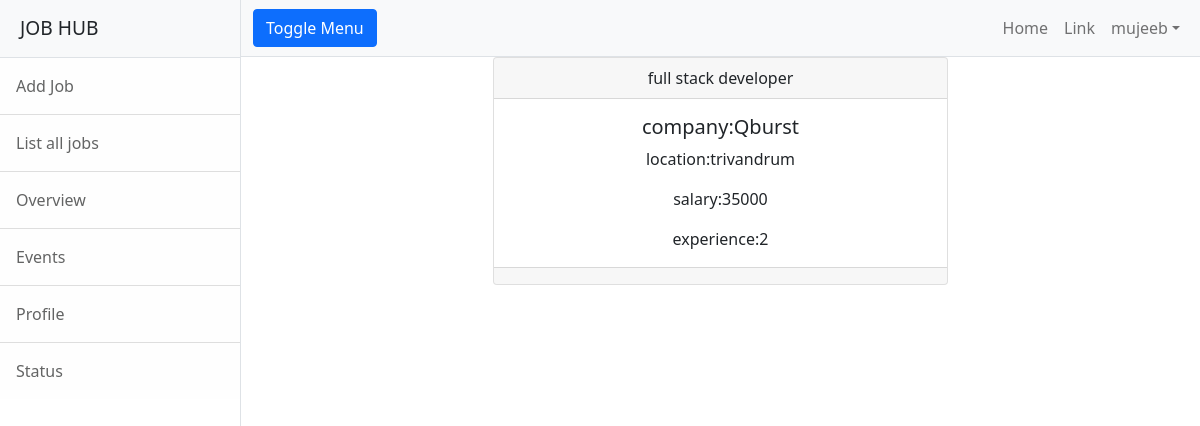
Page /employer/jobs/detail/5 (signed in) on the committed database.
### employer/models.py (models this page shows, shortened)
class Jobs(models.Model):
    job_title=models.CharField(max_length=150)
    company_name=models.CharField(max_length=150)
    location=models.CharField(max_length=100)
    salary=models.PositiveIntegerField(null=True)
    experience=models.PositiveIntegerField(default=0)

### employer/views.py (the view)
# urls.py: path('jobs/detail/<int:id>',views.Jobdetailview.as_view(),name='emp-jobdetail'),
class Jobdetailview(DetailView):
    model = Jobs
    context_object_name = "job"
    template_name = "emp-jobdetail.html"
    pk_url_kwarg = "id"

### employer/templates/emp-jobdetail.html
{%extends 'base.html'%}
{%block body_block%}
<div class="row">
    <div class="col-3"></div>
    <div class="col-6">
        <div class="card text-center">
  <div class="card-header">
      {{job.job_title}}
  </div>
  <div class="card-body">
    <h5 class="card-title">company:{{job.company_name}}</h5>
    <p class="card-text">location:{{job.location}}</p>
      <p class="card-text">salary:{{job.salary}}</p>
      <p class="card-text">experience:{{job.experience}}</p>
  </div>
  <div class="card-footer text-muted">
  </div>
</div>
    </div>
    <div class="col-3"></div>
</div>
{%endblock%}

### employer/templates/base.html (shortened to what this page needs)
<!DOCTYPE html>
{%load static%}
<html lang="en">
    <head>
        <link href="{%static 'css/styles.css'%}" rel="stylesheet" />
    </head>
    <body>
        <div class="d-flex" id="wrapper">
            <div class="border-end bg-white" id="sidebar-wrapper">
                <div class="sidebar-heading border-bottom bg-light">JOB HUB</div>
                <div class="list-group list-group-flush">
                    <a class="list-group-item list-group-item-action list-group-item-light p-3" href="{%url 'emp-addjob'%}">Add Job</a>
                    <a class="list-group-item list-group-item-action list-group-item-light p-3" href="{%url 'emp-listjob'%}">List all jobs</a>
                    <a class="list-group-item list-group-item-action list-group-item-light p-3" href="#!">Overview</a>
                    <a class="list-group-item list-group-item-action list-group-item-light p-3" href="#!">Events</a>
                    <a class="list-group-item list-group-item-action list-group-item-light p-3" href="#!">Profile</a>
                    <a class="list-group-item list-group-item-action list-group-item-light p-3" href="#!">Status</a>
                </div>
            </div>
            <div id="page-content-wrapper">
                <nav class="navbar navbar-expand-lg navbar-light bg-light border-bottom">
                    <div class="container-fluid">
                        <button class="btn btn-primary" id="sidebarToggle">Toggle Menu</button>
                        <div class="collapse navbar-collapse" id="navbarSupportedContent">
                            <ul class="navbar-nav ms-auto mt-2 mt-lg-0">
                                <li class="nav-item active"><a class="nav-link" href="{%url 'emp-home'%}">Home</a></li>
                                <li class="nav-item"><a class="nav-link" href="#!">Link</a></li>
                                <li class="nav-item dropdown">
                                    <a class="nav-link dropdown-toggle" id="navbarDropdown" href="#" role="button" data-bs-toggle="dropdown" aria-haspopup="true" aria-expanded="false">{{request.user}}</a>
                                </li>
                            </ul>
                        </div>
                    </div>
                </nav>
                <div class="container-fluid">
                    {%block body_block%}
                    {%endblock%}
                </div>
            </div>
        </div>
    </body>
</html>

### rows in the picture
Jobs: job_title "full stack developer", company_name "Qburst", location "trivandrum", salary "35000", experience "2"

### other values in the picture
{{ request.user }} "mujeeb"
